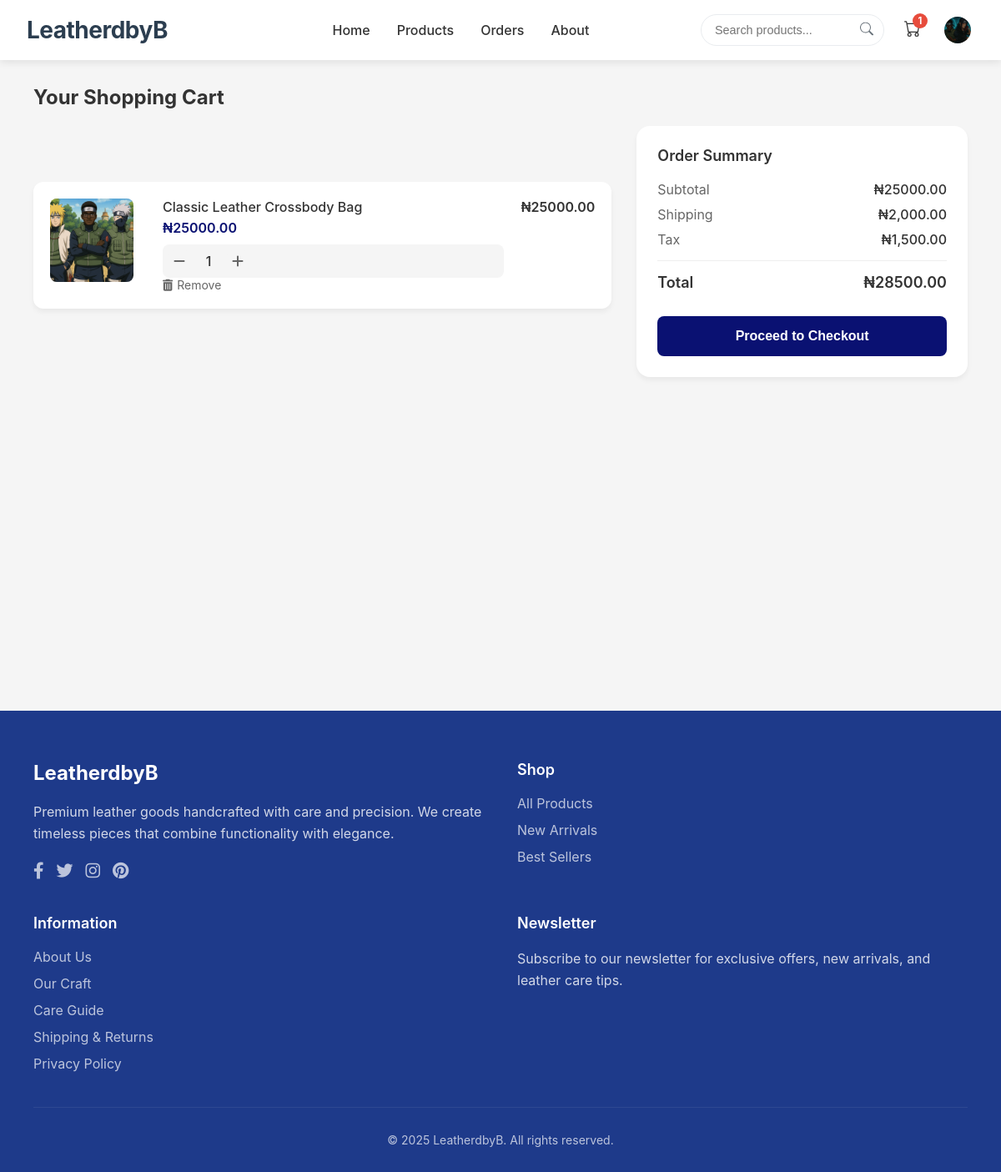
The app's page /cart/ (signed in) with its own data.
### core/models.py (models this page shows, shortened)
class UserProfile(models.Model):
    email_notifications = models.BooleanField(default=True)
    user = models.OneToOneField(User, on_delete=models.CASCADE)
    phone = models.CharField(max_length=20, blank=True)
    date_of_birth = models.DateField(null=True, blank=True)
    class Gender(models.TextChoices):
        MALE = 'male', _('Male')
        FEMALE = 'female', _('Female')
        OTHER = 'other', _('Other')
        PREFER_NOT_TO_SAY = 'prefer_not_to_say', _('Prefer not to say')
    gender = models.CharField(
        max_length=20,
        choices=Gender.choices,
        blank=True
    )
    profile_image = models.ImageField(upload_to='profiles/', blank=True)

class CartItem(models.Model):
    cart = models.ForeignKey(Cart, related_name='items', on_delete=models.CASCADE)
    product = models.ForeignKey(Product, on_delete=models.CASCADE)
    quantity = models.PositiveIntegerField(default=1)
    @property
    def total_price(self):
        return self.product.price * self.quantity

class Product(models.Model):
    name = models.CharField(max_length=200)
    description = models.TextField()
    slug = models.SlugField(unique=True, blank=True)
    price = models.DecimalField(max_digits=10, decimal_places=2)
    category = models.ForeignKey(Category, on_delete=models.CASCADE)
    stock = models.PositiveIntegerField(default=0)
    rating = models.FloatField(default=0)
    sku = models.CharField(max_length=50, unique=True)
    featured = models.BooleanField(default=False)  # ✅ Add this line
    created_at = models.DateTimeField(auto_now_add=True)
    featured = models.BooleanField(default=False)
    updated_at = models.DateTimeField(auto_now=True)

class ProductImage(models.Model):
    product = models.ForeignKey(Product, related_name='images', on_delete=models.CASCADE)
    image = models.ImageField(upload_to='products/')
    is_featured = models.BooleanField(default=False)

class Cart(models.Model):
    user = models.ForeignKey(User, on_delete=models.CASCADE, null=True, blank=True)
    session_key = models.CharField(max_length=40, null=True, blank=True)
    created_at = models.DateTimeField(auto_now_add=True)
    updated_at = models.DateTimeField(auto_now=True)
    @property
    def subtotal(self):
        return sum(item.total_price for item in self.items.all())
    @property
    def total(self):
        return self.subtotal + Decimal('2000.00') + Decimal('1500.00')  # Shipping + Tax
    @property
    def total_items(self):
        return self.items.aggregate(total=models.Sum('quantity'))['total'] or 0

### core/views.py (the view)
def cart_detail(request):
    cart = _get_cart(request)
    context = {
        'cart': cart,
    }
    return render(request, 'cart/detail.html', context)

### core/context_processors.py (called while the page is built)
def cart_context(request):
    cart = None
    total_items = 0
    if request.user.is_authenticated:
        cart = Cart.objects.filter(user=request.user).first()
    elif request.session.session_key:
        cart = Cart.objects.filter(session_key=request.session.session_key).first()
    if cart:
        total_items = cart.total_items
    return {'cart': cart, 'cart_total_items': total_items}

### core/views.py (called while the page is built, shortened)
def _get_cart(request):
    if request.user.is_authenticated:
        cart, created = Cart.objects.get_or_create(user=request.user)
    return cart

### core/templates/cart/detail.html (shortened to what this page needs)
{% extends "base.html" %}
{% load static %}
{% block content %}
<div id="cart" class="page">
    <div class="cart-header">
        <h2 class="cart-title">Your Shopping Cart</h2>
    </div>
    <div class="cart-container">
        <div class="cart-items">
            <div id="cartItems">
                {% for item in cart.items.all %}
                <div class="cart-item" data-product-id="{{ item.product.id }}">
                    <div class="cart-item-image">
                        {% if item.product.images.first %}
                        <img src="{{ item.product.images.first.image.url }}" alt="{{ item.product.name }}">
                        {% else %}
                        <i class="fas fa-image"></i>
                        {% endif %}
                    </div>
                    <div class="cart-item-info">
                        <div class="cart-item-name">{{ item.product.name }}</div>
                        <div class="cart-item-price">₦{{ item.product.price|floatformat:2 }}</div>
                        <div class="quantity-controls">
                            <button class="qty-btn" onclick="updateCartItem({{ item.product.id }}, 'decrement')">
                                <i class="fas fa-minus"></i>
                            </button>
                            <span class="qty-display">{{ item.quantity }}</span>
                            <button class="qty-btn" onclick="updateCartItem({{ item.product.id }}, 'increment')">
                                <i class="fas fa-plus"></i>
                            </button>
                        </div>
                        <div class="remove-item" onclick="removeFromCart({{ item.product.id }})">
                            <i class="fas fa-trash-alt"></i> Remove
                        </div>
                    </div>
                    <div style="font-weight: 600;">₦{{ item.total_price|floatformat:2 }}</div>
                </div>
                {% endfor %}
            </div>
        </div>
        {% if cart.items.exists %}
        <div class="cart-summary">
            <h3 class="summary-title">Order Summary</h3>
            <div class="summary-row">
                <span class="summary-label">Subtotal</span>
                <span class="summary-value">₦{{ cart.subtotal|floatformat:2 }}</span>
            </div>
            <div class="summary-row">
                <span class="summary-label">Shipping</span>
                <span class="summary-value">₦2,000.00</span>
            </div>
            <div class="summary-row">
                <span class="summary-label">Tax</span>
                <span class="summary-value">₦1,500.00</span>
            </div>
            <div class="summary-row summary-total">
                <span>Total</span>
                <span>₦{{ cart.total|floatformat:2 }}</span>
            </div>
            {% if request.user.is_authenticated %}
            <button class="checkout-btn" onclick="window.location.href='{% url 'checkout' %}'">Proceed to Checkout</button>
            {% else %}
            <button class="checkout-btn" onclick="window.location.href='{% url 'login' %}?next={% url 'checkout' %}'">Login to Checkout</button>
            {% endif %}
        </div>
        {% endif %}
    </div>
</div>
{% endblock %}

### core/templates/includes/header.html (shortened to what this page needs)
<nav class="main-nav">
    <div class="nav-brand">
        <a href="{% url 'home' %}" class="logo">LeatherdbyB</a>
    </div>
    <div class="nav-primary">
        <a class="nav-item {% if request.path == '/' %}active{% endif %}" href="{% url 'home' %}">Home</a>
        <a class="nav-item {% if request.path == '/products/' %}active{% endif %}" href="{% url 'product_list' %}">Products</a>
        <a class="nav-item {% if request.path == '/account/orders/' %}active{% endif %}" href="{% url 'order_history' %}">Orders</a>
        <a class="nav-item {% if request.path == '/about/' %}active{% endif %}" href="{% url 'about' %}">About</a>
    </div>
    <div class="nav-secondary">
        <div class="search-container">
            <form method="GET" action="{% url 'product_list' %}" class="search-form">
                <input type="text" class="search-input" name="search" placeholder="Search products..."
                       value="{{ request.GET.search }}" aria-label="Search products">
                <button type="submit" class="search-button" aria-label="Submit search">
                    <svg xmlns="http://www.w3.org/2000/svg" width="16" height="16" fill="currentColor" viewBox="0 0 16 16">
                        <path d="M11.742 10.344a6.5 6.5 0 1 0-1.397 1.398h-.001c.03.04.062.078.098.115l3.85 3.85a1 1 0 0 0 1.415-1.414l-3.85-3.85a1.007 1.007 0 0 0-.115-.1zM12 6.5a5.5 5.5 0 1 1-11 0 5.5 5.5 0 0 1 11 0z"/>
                    </svg>
                </button>
            </form>
        </div>
        <div class="cart-container" onclick="window.location.href='{% url 'cart_detail' %}'">
            <div class="cart-icon">
                <span class="cart-badge">{{ cart_total_items }}</span>
            </div>
        </div>
        <div class="account-dropdown">
            <button class="account-toggle" aria-label="Account menu">
                {% if request.user.is_authenticated %}
                    {% if request.user.userprofile.profile_image %}
                        <img src="{{ request.user.userprofile.profile_image.url }}" alt="Profile" class="account-avatar">
                    {% endif %}
                {% endif %}
            </button>
        </div>
    </div>
</nav>

### core/static/css/style.css (style rules this page uses)
* { margin: 0; padding: 0; box-sizing: border-box; }
body { font-family: -apple-system, BlinkMacSystemFont, 'Segoe UI', Roboto, sans-serif; background-color: #f5f5f5; color: #333; overflow-x: hidden; }
.logo { font-size: 28px; font-weight: bold; color: #0a1172; }
.search-input { width: 100%; padding: 10px 15px 10px 40px; border: 1px solid #ddd; border-radius: 8px; font-size: 14px; transition: all 0.3s; }
.cart-badge { position: relative; cursor: pointer; }
.quantity-controls { display: flex; align-items: center; gap: 10px; background: #f5f5f5; border-radius: 8px; padding: 5px; }
.qty-btn { background: none; border: none; width: 36px; height: 36px; display: flex; align-items: center; justify-content: center; cursor: pointer; font-size: 18px; color: #666; border-radius: 6px; }
.qty-display { min-width: 30px; text-align: center; font-weight: 500; }
.cart-container { display: flex; gap: 30px; }
.cart-items { flex: 2; }
.cart-summary { flex: 1; background: white; border-radius: 16px; padding: 25px; height: fit-content; box-shadow: 0 4px 6px rgba(0,0,0,0.05); }
.cart-header { display: flex; justify-content: space-between; align-items: center; margin-bottom: 20px; }
.cart-title { font-size: 24px; font-weight: bold; }
.cart-item { background: white; border-radius: 12px; padding: 20px; margin-bottom: 15px; display: flex; gap: 20px; box-shadow: 0 4px 6px rgba(0,0,0,0.05); }
.cart-item-image { width: 100px; height: 100px; background: #e5e5e5; border-radius: 8px; display: flex; align-items: center; justify-content: center; font-size: 24px; color: #999; }
.cart-item-info { flex: 1; }
.cart-item-name { font-weight: 500; margin-bottom: 5px; font-size: 16px; }
.cart-item-price { color: #0a1172; font-weight: 600; margin-bottom: 10px; }
.quantity-controls { display: flex; align-items: center; gap: 10px; }
.qty-btn { background: #f5f5f5; border: none; border-radius: 50%; width: 30px; height: 30px; display: flex; align-items: center; justify-content: center; cursor: pointer; font-size: 16px; }
.qty-display { min-width: 20px; text-align: center; font-weight: 500; }
.remove-item { color: #666; font-size: 14px; cursor: pointer; display: flex; align-items: center; gap: 5px; }
.summary-title { font-size: 18px; font-weight: 600; margin-bottom: 20px; }
.summary-row { display: flex; justify-content: space-between; margin-bottom: 10px; }
.summary-label { color: #666; }
.summary-value { font-weight: 500; }
.summary-total { border-top: 1px solid #eee; padding-top: 15px; margin-top: 15px; font-weight: 600; font-size: 18px; }
.checkout-btn { background: #0a1172; color: white; border: none; padding: 15px; border-radius: 8px; font-size: 16px; font-weight: 600; cursor: pointer; width: 100%; margin-top: 20px; transition: all 0.2s; }
.page { animation: fadeIn 0.3s ease-in; }
.cart-item-image { width: 100px; height: 100px; border-radius: 8px; margin-right: 15px; overflow: hidden; flex-shrink: 0; }
.cart-item-image img { width: 100%; height: 100%; object-fit: cover; transition: transform 0.3s ease; }
.logo { font-size: 1.75rem; font-weight: bold; color: #0a1172; margin-right: 2rem; }
.search-input { width: 100%; padding: 0.75rem 1rem 0.75rem 3rem; border: 1px solid #ddd; border-radius: 8px; font-size: 1rem; transition: all 0.3s ease; }

### records on screen
CartItem: product.images.first.image (picture), product.name "Classic Leather Crossbody Bag", product.price "25000.00", quantity "1", total_price "25000.00"
Cart: subtotal "25000.00", total "28500.00"

### other values on screen
{{ cart_total_items }} "1"
